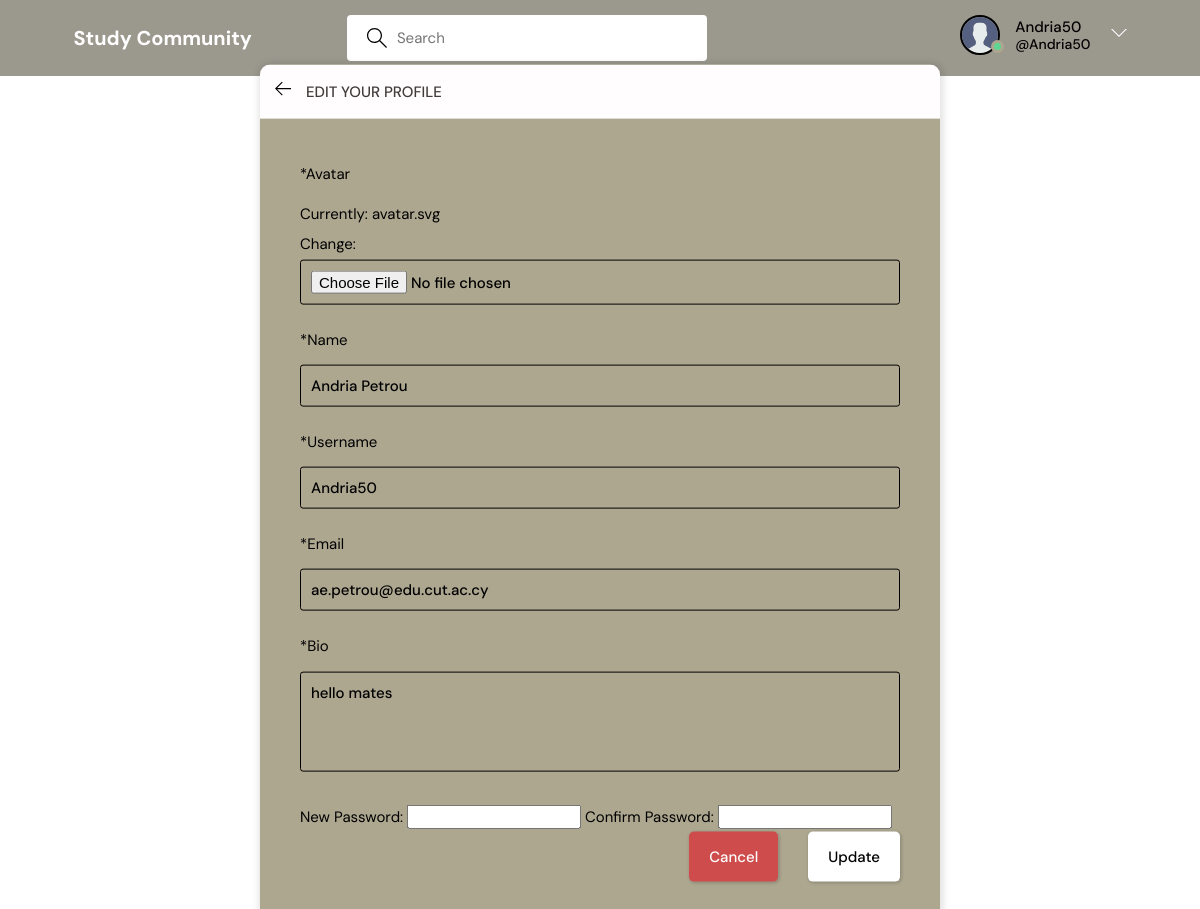
Page /update-user/ (signed in) on the committed database.
### app/models.py (models this page shows)
class User(AbstractUser):
    name = models.CharField(max_length=200, null=True)
    email = models.EmailField(unique=True, null=True)
    bio = models.TextField(null=True)
    avatar = models.ImageField(null=True, default="avatar.png")
    USERNAME_FIELD = 'username'
    REQUIRED_FIELDS = []

### app/views.py (the view)
# urls.py: path('update-user/', views.updateUser, name="update-user"),
@login_required(login_url='login')
def updateUser(request):
    user = request.user
    form = UserForm(instance=user)
    if request.method == 'POST':
        form = UserForm(request.POST, request.FILES, instance=user)
        if form.is_valid():
            form.save()
            return redirect('user-profile', pk=user.id)
    return render(request, 'app/update-user.html', {'form': form})

### app/forms.py
class UserForm(ModelForm):
    class Meta:
        model = User
        fields = ['avatar', 'name', 'username', 'email', 'bio']

### app/templates/app/update-user.html (shortened to what this page needs)
{% extends 'main.html' %}
{% block content %}
<main class="update-account layout">
  <div class="container">
    <div class="layout__box">
      <div class="layout__boxHeader">
        <div class="layout__boxTitle">
          <a href="{% url 'user-profile' user.id %}">
            <svg version="1.1"   width="32" height="32" viewBox="0 0 32 32">
              <title>arrow-left</title>
              <path
                d="M13.723 2.286l-13.723 13.714 13.719 13.714 1.616-1.611-10.96-10.96h27.625v-2.286h-27.625l10.965-10.965-1.616-1.607z">
              </path>
            </svg>
          </a>
          <h3>Edit your profile</h3>
        </div>
      </div>
      <div class="layout__body">
        <form class="form" action="" method="POST" enctype="multipart/form-data">
          {% for field in form %}
          <div class="form__group">
            <label for="profile_pic">*{{field.label}}</label>
            {{field}}
          </div>
          {% endfor %}
          <label for="newPassword">New Password:</label>
          <input type="password" id="newPassword" name="newPassword" title="New password" />
          <label for="confirmPassword">Confirm Password:</label>
          <input type="password" id="confirmPassword" name="confirmPassword" title="Confirm new password" />
          <br>
          <div class="form__action">
            <a class="btn btn--dark" href="{% url 'user-profile' user.id %}" type="sumbit">Cancel</a>
            <button class="btn btn--main" type="submit">Update</button>
          </div>
        </form>
      </div>
    </div>
  </div>
</main>
{% endblock content %}

### templates/navbar.html (shortened to what this page needs)
{% load static %}
<header class="header header--loggedIn">
    <div class="container">
        <a href="{% url 'home' %}" class="header__logo">
            <h1>Study Community</h1>
        </a>
        <form class="header__search" method="GET" action="{% url 'home' %}">
            <label>
                <input name="q" placeholder="Search" />
            </label>
        </form>
        <nav class="header__menu">
            {% if request.user.is_authenticated %}
            <div class="header__user">
                <a href="{% url 'user-profile' user.id  %}">
                    <div class="avatar avatar--medium active">
                        <img src="{{request.user.avatar.url}}" />
                    </div>
                    <p>{{request.user.username}} <span>@{{request.user.username}}</span></p>
                </a>
                <button class="dropdown-button">
                    <svg version="1.1"   width="32" height="32" viewBox="0 0 32 32">
                        <title>chevron-down</title>
                        <path d="M16 21l-13-13h-3l16 16 16-16h-3l-13 13z"></path>
                    </svg>
                </button>
            </div>
            {% else %}
            <a href="{% url 'login' %}">
                <img src="{% static 'images/avatar.svg' %}" />
                <p>Login</p>
            </a>
            {% endif %}
        </nav>
    </div>
</header>

### rows in the picture
User: user.avatar (placeholder picture), user.username "Andria50", form "Andria Petrou" "Andria50" "ae.petrou@edu.cut.ac.cy" "hello mates"

### other values in the picture
{{ field.label }} "Avatar" "Name" "Username" "Email" "Bio"
